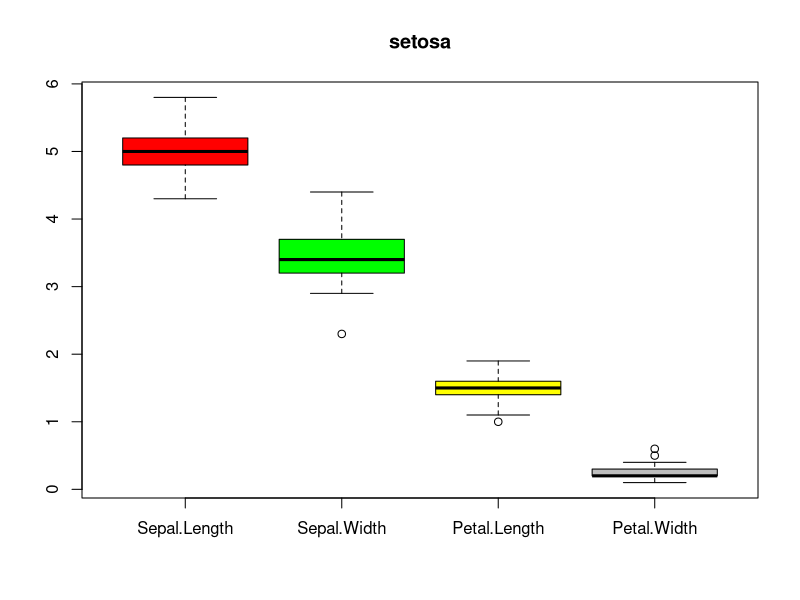
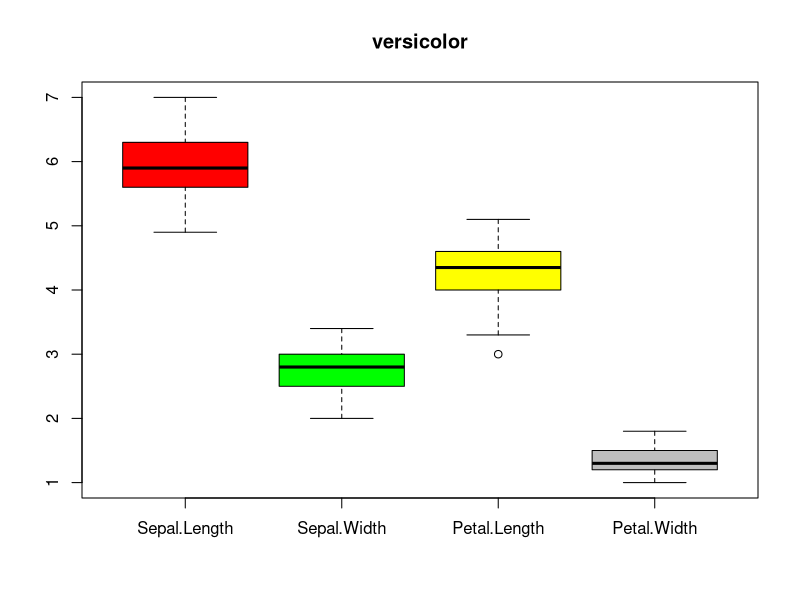
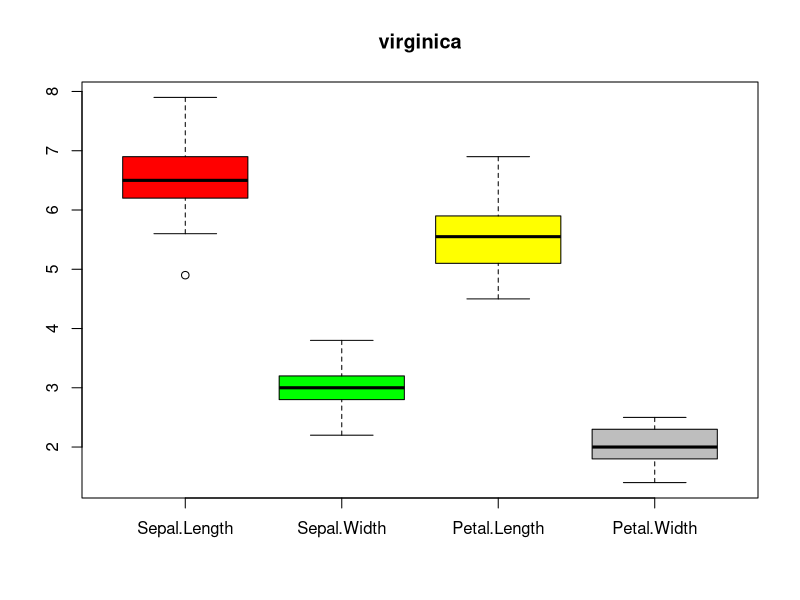
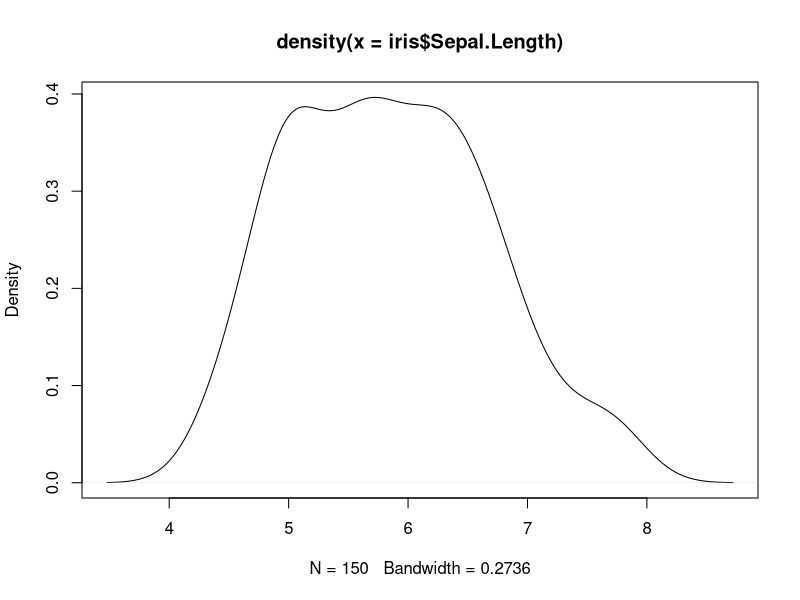
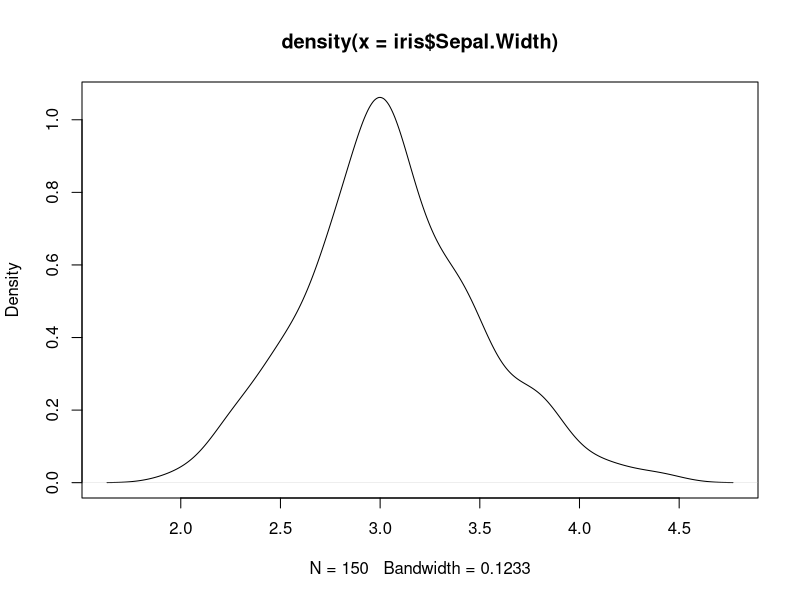
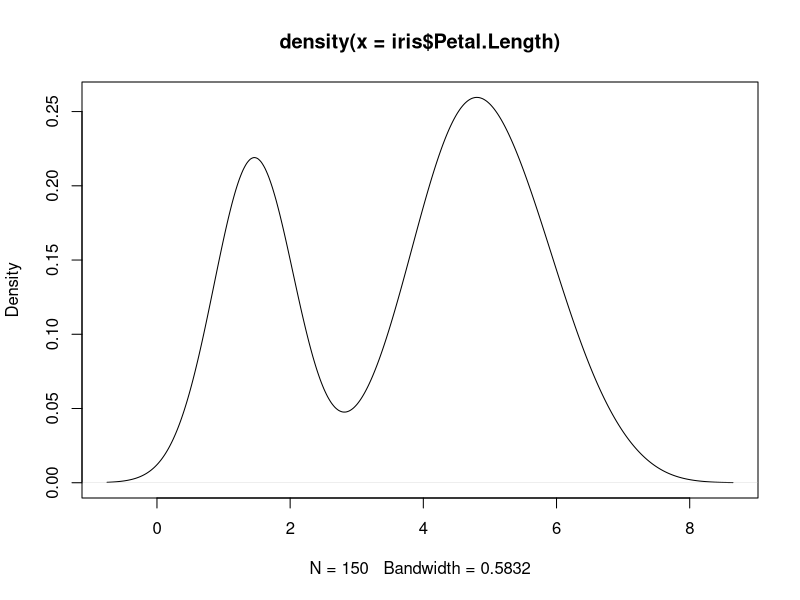
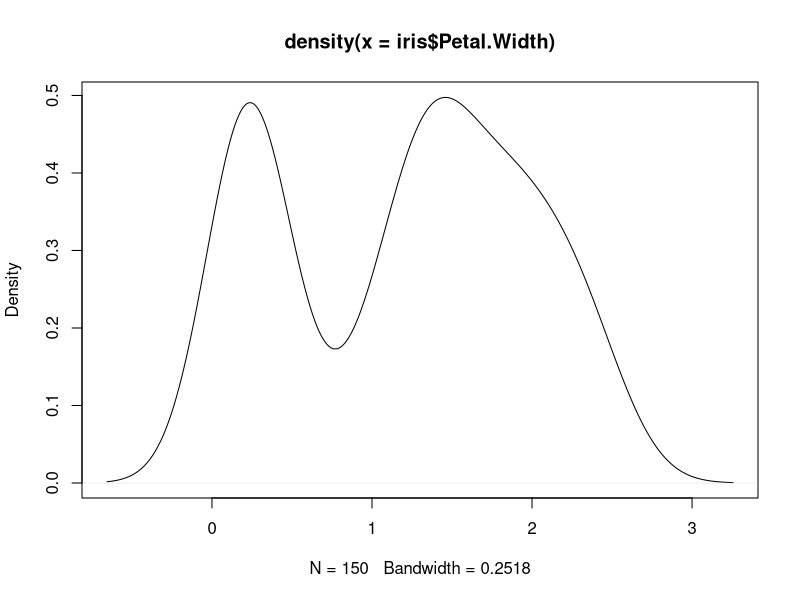
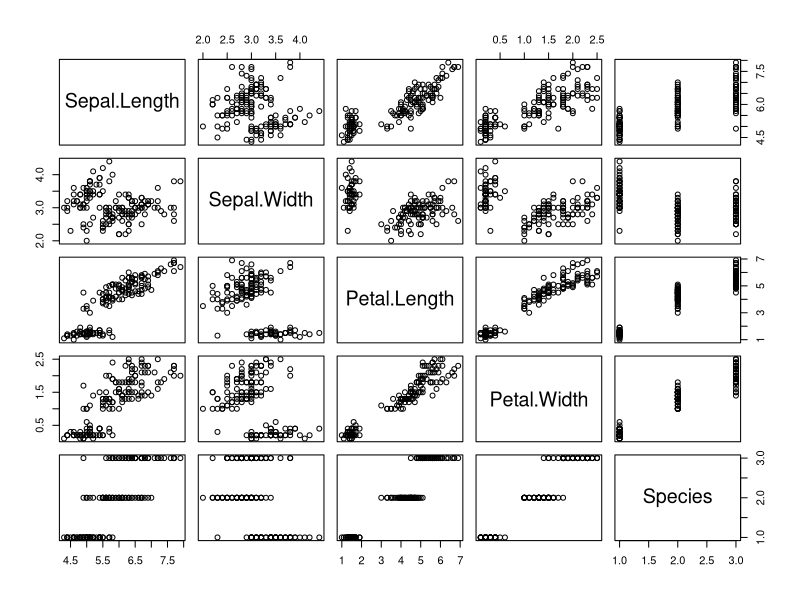

These charts were generated, in order, by the following R code: (Note: this script raises an error after producing the figures.)
#Ex1
# A : DONE
# B (Shinho): Need explanation - done
# C (Baldo): Which differences do you observe? What could be a possible explanation?
# D (Shinho): labeling

#Ex2 (Omar)
# A : labeling & comments
# B : In which cases does the linear regression line give a good fit to the data?
#  On the basis of the scatter plots, describe the relationship/dependence between and for each data set.


#======================================================
#Ex 1
#task a
iris
colnames(iris)[1:4]

setosa <- iris[iris$Species == 'setosa',]
versicolor <- iris[iris$Species == 'versicolor',]
virginica <- iris[iris$Species == 'virginica',]
boxplot(setosa[1:4], main="setosa", col=c("red","green","yellow","gray"), names=colnames(iris)[1:4])
boxplot(versicolor[1:4], main="versicolor", col=c("red","green","yellow","gray"), names=colnames(iris)[1:4])
boxplot(virginica[1:4], main="virginica", col=c("red","green","yellow","gray"), names=colnames(iris)[1:4])

#------------------------------------------------------
#task b
(mean(iris$Sepal.Length) - median(iris$Sepal.Length)) / sd(iris$Sepal.Length)
(mean(iris$Sepal.Width) - median(iris$Sepal.Width)) / sd(iris$Sepal.Width)
(mean(iris$Petal.Length) - median(iris$Petal.Length)) / sd(iris$Petal.Length)
(mean(iris$Petal.Width) - median(iris$Petal.Width)) / sd(iris$Petal.Width)

# EXPLANATION:
# Distribution Skewness: is a measure of the asymmetry of the probability distribution 
# of a real-valued random variable about its mean. 
# The skewness value can be positive or negative, or even undefined.
# Negative skew: 
#   Mean is greater than median.
#   The left tail is longer; the mass of the distribution is concentrated on the right of the figure.
# Positive skew: 
#   Mean is less than median.
#   The right tail is longer; the mass of the distribution is concentrated on the left of the figure.
  
# Sepal Length and Width has positive skew.
# from the below density plot, we can see that the right tail is slightly longer than left tail on 
# Sepal Length and Width.

# Petal Length and Width has negative skew.
# from the below density plot of the petal length and width, we can see two hump but the most dense part is 
# on the right side (slightly).

# we also can say, the absolute of the skewness is bigger, the data is more concentrated on one-side.

d <- density(iris$Sepal.Length) # returns the density data 
plot(d) # plots the results
d <- density(iris$Sepal.Width) # returns the density data 
plot(d) # plots the results
d <- density(iris$Petal.Length) # returns the density data 
plot(d) # plots the results
d <- density(iris$Petal.Width) # returns the density data 
plot(d) # plots the results



#------------------------------------------------------
# task c
co <- cor(iris[1:4])
cor(iris[1:4], method="spearman")

cor(setosa[1:4])
cor(setosa[1:4], method="spearman")

cor(versicolor[1:4])
cor(versicolor[1:4], method="spearman")

cor(virginica[1:4])
cor(virginica[1:4], method="spearman")

plot(iris)
plot(setosa)
plot(versicolor)
plot(virginica)


#------------------------------------------------------
#task d
pdf('my_test.pdf',width=6,height=4,paper='special') 

levelplot(cor(iris[1:4]), colorkey = T, region = T, col.regions=heat.colors)
levelplot(cor(setosa[1:4]), colorkey = T, region = T, col.regions=heat.colors)
levelplot(cor(versicolor[1:4]), colorkey = T, region = T, col.regions=heat.colors)
levelplot(cor(virginica[1:4]), colorkey = T, region = T, col.regions=heat.colors)

dev.off()

#======================================================
#2.
#======================================================
# A-i
dat = read.csv("exercise2-2.csv")

meanByCol = apply(dat,2,mean)
varByCol = apply(dat, 2, var)

meanByCol
varByCol
# A-ii
cor(dat$x1, dat$y1)
cor(dat$x2, dat$y2)
cor(dat$x3, dat$y3)
cor(dat$x4, dat$y4)

# A-iii
# b= pearson * sqrt(var x)/sqrt(var y)
# a= mean(y) - b*mean(x)
b1 <- cor(dat$x1, dat$y1) * sqrt(varByCol[1]) / sqrt(varByCol[2])
a1 <- meanByCol[2] - (b1 * meanByCol[1])
b2 <- cor(dat$x2, dat$y2) * sqrt(varByCol[3]) / sqrt(varByCol[4])
a2 <- meanByCol[4] - (b1 * meanByCol[3])
b3 <- cor(dat$x3, dat$y3) * sqrt(varByCol[5]) / sqrt(varByCol[6])
a3 <- meanByCol[6] - (b1 * meanByCol[5])
b4 <- cor(dat$x4, dat$y4) * sqrt(varByCol[7]) / sqrt(varByCol[8])
a4 <- meanByCol[8] - (b1 * meanByCol[7])


#==================================================
#B
plot(dat$x1, dat$y1, xlim=c(0, 20), ylim=c(-5,15))
abline(a=a1, b=b1, col="red")
abline(lm(dat$y1~dat$x1), col="blue")

plot(dat$x2, dat$y2, xlim=c(0, 20), ylim=c(-5,15))
abline(a=a2, b=b2, col="red")
abline(lm(dat$y2~dat$x2), col="blue")

plot(dat$x3, dat$y3, xlim=c(0, 20), ylim=c(-5,15))
abline(a=a3, b=b3, col="red")
abline(lm(dat$y3~dat$x3), col="blue")

plot(dat$x4, dat$y4, xlim=c(0, 20), ylim=c(-5,15))
abline(a=a4, b=b4, col="red")
abline(lm(dat$y4~dat$x4), col="blue")
